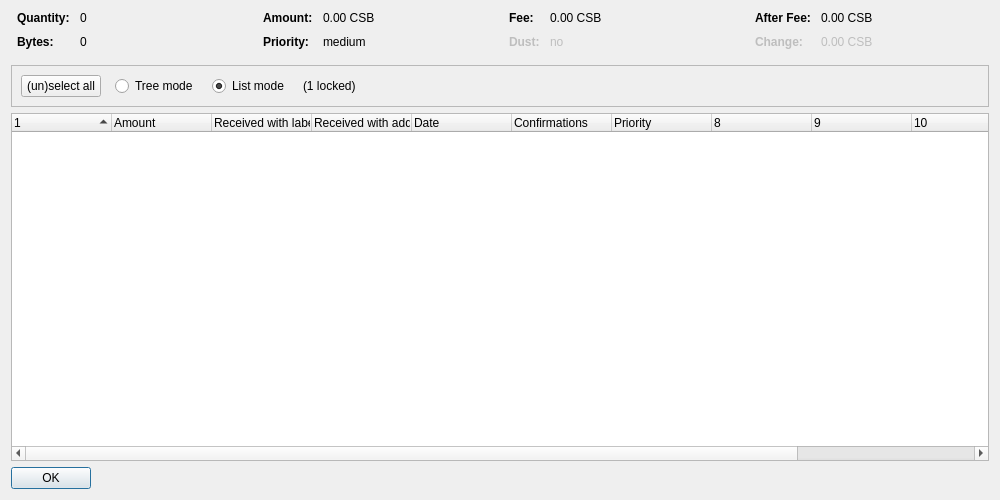
<?xml version="1.0" encoding="UTF-8"?>
<ui version="4.0">
 <class>CoinControlDialog</class>
 <widget class="QDialog" name="CoinControlDialog">
  <property name="geometry">
   <rect>
    <x>0</x>
    <y>0</y>
    <width>1000</width>
    <height>500</height>
   </rect>
  </property>
  <property name="windowTitle">
   <string>Coin Selection</string>
  </property>
  <layout class="QVBoxLayout" name="verticalLayout">
   <item>
    <layout class="QHBoxLayout" name="horizontalLayoutTop" stretch="0,0,0,0">
     <property name="topMargin">
      <number>0</number>
     </property>
     <property name="bottomMargin">
      <number>10</number>
     </property>
     <item>
      <layout class="QFormLayout" name="formLayoutCoinControl1">
       <property name="horizontalSpacing">
        <number>10</number>
       </property>
       <property name="verticalSpacing">
        <number>10</number>
       </property>
       <property name="leftMargin">
        <number>6</number>
       </property>
       <property name="rightMargin">
        <number>6</number>
       </property>
       <item row="0" column="0">
        <widget class="QLabel" name="labelCoinControlQuantityText">
         <property name="font">
          <font>
           <weight>75</weight>
           <bold>true</bold>
          </font>
         </property>
         <property name="text">
          <string>Quantity:</string>
         </property>
        </widget>
       </item>
       <item row="0" column="1">
        <widget class="QLabel" name="labelCoinControlQuantity">
         <property name="cursor">
          <cursorShape>IBeamCursor</cursorShape>
         </property>
         <property name="contextMenuPolicy">
          <enum>Qt::ActionsContextMenu</enum>
         </property>
         <property name="text">
          <string notr="true">0</string>
         </property>
         <property name="textInteractionFlags">
          <set>Qt::LinksAccessibleByMouse|Qt::TextSelectableByKeyboard|Qt::TextSelectableByMouse</set>
         </property>
        </widget>
       </item>
       <item row="1" column="0">
        <widget class="QLabel" name="labelCoinControlBytesText">
         <property name="font">
          <font>
           <weight>75</weight>
           <bold>true</bold>
          </font>
         </property>
         <property name="text">
          <string>Bytes:</string>
         </property>
        </widget>
       </item>
       <item row="1" column="1">
        <widget class="QLabel" name="labelCoinControlBytes">
         <property name="cursor">
          <cursorShape>IBeamCursor</cursorShape>
         </property>
         <property name="contextMenuPolicy">
          <enum>Qt::ActionsContextMenu</enum>
         </property>
         <property name="text">
          <string notr="true">0</string>
         </property>
         <property name="textInteractionFlags">
          <set>Qt::LinksAccessibleByMouse|Qt::TextSelectableByKeyboard|Qt::TextSelectableByMouse</set>
         </property>
        </widget>
       </item>
      </layout>
     </item>
     <item>
      <layout class="QFormLayout" name="formLayoutCoinControl2">
       <property name="horizontalSpacing">
        <number>10</number>
       </property>
       <property name="verticalSpacing">
        <number>10</number>
       </property>
       <property name="leftMargin">
        <number>6</number>
       </property>
       <property name="rightMargin">
        <number>6</number>
       </property>
       <item row="0" column="0">
        <widget class="QLabel" name="labelCoinControlAmountText">
         <property name="font">
          <font>
           <weight>75</weight>
           <bold>true</bold>
          </font>
         </property>
         <property name="text">
          <string>Amount:</string>
         </property>
        </widget>
       </item>
       <item row="0" column="1">
        <widget class="QLabel" name="labelCoinControlAmount">
         <property name="cursor">
          <cursorShape>IBeamCursor</cursorShape>
         </property>
         <property name="contextMenuPolicy">
          <enum>Qt::ActionsContextMenu</enum>
         </property>
         <property name="text">
          <string notr="true">0.00 CSB</string>
         </property>
         <property name="textInteractionFlags">
          <set>Qt::LinksAccessibleByMouse|Qt::TextSelectableByKeyboard|Qt::TextSelectableByMouse</set>
         </property>
        </widget>
       </item>
       <item row="1" column="0">
        <widget class="QLabel" name="labelCoinControlPriorityText">
         <property name="font">
          <font>
           <weight>75</weight>
           <bold>true</bold>
          </font>
         </property>
         <property name="text">
          <string>Priority:</string>
         </property>
        </widget>
       </item>
       <item row="1" column="1">
        <widget class="QLabel" name="labelCoinControlPriority">
         <property name="cursor">
          <cursorShape>IBeamCursor</cursorShape>
         </property>
         <property name="contextMenuPolicy">
          <enum>Qt::ActionsContextMenu</enum>
         </property>
         <property name="text">
          <string notr="true">medium</string>
         </property>
         <property name="textInteractionFlags">
          <set>Qt::LinksAccessibleByMouse|Qt::TextSelectableByKeyboard|Qt::TextSelectableByMouse</set>
         </property>
        </widget>
       </item>
      </layout>
     </item>
     <item>
      <layout class="QFormLayout" name="formLayoutCoinControl3">
       <property name="horizontalSpacing">
        <number>10</number>
       </property>
       <property name="verticalSpacing">
        <number>10</number>
       </property>
       <property name="leftMargin">
        <number>6</number>
       </property>
       <property name="rightMargin">
        <number>6</number>
       </property>
       <item row="0" column="0">
        <widget class="QLabel" name="labelCoinControlFeeText">
         <property name="font">
          <font>
           <weight>75</weight>
           <bold>true</bold>
          </font>
         </property>
         <property name="text">
          <string>Fee:</string>
         </property>
        </widget>
       </item>
       <item row="0" column="1">
        <widget class="QLabel" name="labelCoinControlFee">
         <property name="cursor">
          <cursorShape>IBeamCursor</cursorShape>
         </property>
         <property name="contextMenuPolicy">
          <enum>Qt::ActionsContextMenu</enum>
         </property>
         <property name="text">
          <string notr="true">0.00 CSB</string>
         </property>
         <property name="textInteractionFlags">
          <set>Qt::LinksAccessibleByMouse|Qt::TextSelectableByKeyboard|Qt::TextSelectableByMouse</set>
         </property>
        </widget>
       </item>
       <item row="1" column="0">
        <widget class="QLabel" name="labelCoinControlLowOutputText">
         <property name="enabled">
          <bool>false</bool>
         </property>
         <property name="font">
          <font>
           <weight>75</weight>
           <bold>true</bold>
          </font>
         </property>
         <property name="text">
          <string>Dust:</string>
         </property>
        </widget>
       </item>
       <item row="1" column="1">
        <widget class="QLabel" name="labelCoinControlLowOutput">
         <property name="enabled">
          <bool>false</bool>
         </property>
         <property name="cursor">
          <cursorShape>IBeamCursor</cursorShape>
         </property>
         <property name="contextMenuPolicy">
          <enum>Qt::ActionsContextMenu</enum>
         </property>
         <property name="text">
          <string notr="true">no</string>
         </property>
         <property name="textInteractionFlags">
          <set>Qt::LinksAccessibleByMouse|Qt::TextSelectableByKeyboard|Qt::TextSelectableByMouse</set>
         </property>
        </widget>
       </item>
      </layout>
     </item>
     <item>
      <layout class="QFormLayout" name="formLayoutCoinControl4">
       <property name="horizontalSpacing">
        <number>10</number>
       </property>
       <property name="verticalSpacing">
        <number>10</number>
       </property>
       <property name="leftMargin">
        <number>6</number>
       </property>
       <property name="rightMargin">
        <number>6</number>
       </property>
       <item row="0" column="0">
        <widget class="QLabel" name="labelCoinControlAfterFeeText">
         <property name="font">
          <font>
           <weight>75</weight>
           <bold>true</bold>
          </font>
         </property>
         <property name="text">
          <string>After Fee:</string>
         </property>
        </widget>
       </item>
       <item row="0" column="1">
        <widget class="QLabel" name="labelCoinControlAfterFee">
         <property name="cursor">
          <cursorShape>IBeamCursor</cursorShape>
         </property>
         <property name="contextMenuPolicy">
          <enum>Qt::ActionsContextMenu</enum>
         </property>
         <property name="text">
          <string notr="true">0.00 CSB</string>
         </property>
         <property name="textInteractionFlags">
          <set>Qt::LinksAccessibleByMouse|Qt::TextSelectableByKeyboard|Qt::TextSelectableByMouse</set>
         </property>
        </widget>
       </item>
       <item row="1" column="0">
        <widget class="QLabel" name="labelCoinControlChangeText">
         <property name="enabled">
          <bool>false</bool>
         </property>
         <property name="font">
          <font>
           <weight>75</weight>
           <bold>true</bold>
          </font>
         </property>
         <property name="text">
          <string>Change:</string>
         </property>
        </widget>
       </item>
       <item row="1" column="1">
        <widget class="QLabel" name="labelCoinControlChange">
         <property name="enabled">
          <bool>false</bool>
         </property>
         <property name="cursor">
          <cursorShape>IBeamCursor</cursorShape>
         </property>
         <property name="contextMenuPolicy">
          <enum>Qt::ActionsContextMenu</enum>
         </property>
         <property name="text">
          <string notr="true">0.00 CSB</string>
         </property>
         <property name="textInteractionFlags">
          <set>Qt::LinksAccessibleByMouse|Qt::TextSelectableByKeyboard|Qt::TextSelectableByMouse</set>
         </property>
        </widget>
       </item>
      </layout>
     </item>
    </layout>
   </item>
   <item>
    <widget class="QFrame" name="frame">
     <property name="minimumSize">
      <size>
       <width>0</width>
       <height>40</height>
      </size>
     </property>
     <property name="frameShape">
      <enum>QFrame::StyledPanel</enum>
     </property>
     <property name="frameShadow">
      <enum>QFrame::Sunken</enum>
     </property>
     <layout class="QHBoxLayout" name="horizontalLayout">
      <item>
       <layout class="QHBoxLayout" name="horizontalLayoutPanel" stretch="0,0,0,0,0">
        <property name="spacing">
         <number>14</number>
        </property>
        <item>
         <widget class="QPushButton" name="pushButtonSelectAll">
          <property name="sizePolicy">
           <sizepolicy hsizetype="Maximum" vsizetype="Fixed">
            <horstretch>0</horstretch>
            <verstretch>0</verstretch>
           </sizepolicy>
          </property>
          <property name="text">
           <string>(un)select all</string>
          </property>
          <property name="autoDefault">
           <bool>false</bool>
          </property>
         </widget>
        </item>
        <item>
         <widget class="QRadioButton" name="radioTreeMode">
          <property name="sizePolicy">
           <sizepolicy hsizetype="Maximum" vsizetype="Fixed">
            <horstretch>0</horstretch>
            <verstretch>0</verstretch>
           </sizepolicy>
          </property>
          <property name="text">
           <string>Tree mode</string>
          </property>
         </widget>
        </item>
        <item>
         <widget class="QRadioButton" name="radioListMode">
          <property name="sizePolicy">
           <sizepolicy hsizetype="Maximum" vsizetype="Fixed">
            <horstretch>0</horstretch>
            <verstretch>0</verstretch>
           </sizepolicy>
          </property>
          <property name="text">
           <string>List mode</string>
          </property>
          <property name="checked">
           <bool>true</bool>
          </property>
         </widget>
        </item>
        <item>
         <widget class="QLabel" name="labelLocked">
          <property name="text">
           <string notr="true">(1 locked)</string>
          </property>
         </widget>
        </item>
        <item>
         <spacer name="horizontalSpacer">
          <property name="orientation">
           <enum>Qt::Horizontal</enum>
          </property>
          <property name="sizeHint" stdset="0">
           <size>
            <width>40</width>
            <height>20</height>
           </size>
          </property>
         </spacer>
        </item>
       </layout>
      </item>
     </layout>
    </widget>
   </item>
   <item>
    <widget class="CoinControlTreeWidget" name="treeWidget">
     <property name="contextMenuPolicy">
      <enum>Qt::CustomContextMenu</enum>
     </property>
     <property name="sortingEnabled">
      <bool>false</bool>
     </property>
     <property name="columnCount">
      <number>12</number>
     </property>
     <attribute name="headerShowSortIndicator" stdset="0">
      <bool>true</bool>
     </attribute>
     <attribute name="headerStretchLastSection">
      <bool>false</bool>
     </attribute>
     <column>
      <property name="text">
       <string/>
      </property>
     </column>
     <column>
      <property name="text">
       <string>Amount</string>
      </property>
     </column>
     <column>
      <property name="text">
       <string>Received with label</string>
      </property>
     </column>
     <column>
      <property name="text">
       <string>Received with address</string>
      </property>
     </column>
     <column>
      <property name="text">
       <string>Date</string>
      </property>
     </column>
     <column>
      <property name="text">
       <string>Confirmations</string>
      </property>
      <property name="toolTip">
       <string>Confirmed</string>
      </property>
     </column>
     <column>
      <property name="text">
       <string>Priority</string>
      </property>
     </column>
     <column>
      <property name="text">
       <string/>
      </property>
     </column>
     <column>
      <property name="text">
       <string/>
      </property>
     </column>
     <column>
      <property name="text">
       <string/>
      </property>
     </column>
     <column>
      <property name="text">
       <string/>
      </property>
     </column>
     <column>
      <property name="text">
       <string/>
      </property>
     </column>
    </widget>
   </item>
   <item>
    <widget class="QDialogButtonBox" name="buttonBox">
     <property name="sizePolicy">
      <sizepolicy hsizetype="Maximum" vsizetype="Fixed">
       <horstretch>0</horstretch>
       <verstretch>0</verstretch>
      </sizepolicy>
     </property>
     <property name="orientation">
      <enum>Qt::Horizontal</enum>
     </property>
     <property name="standardButtons">
      <set>QDialogButtonBox::Ok</set>
     </property>
    </widget>
   </item>
  </layout>
 </widget>
 <customwidgets>
  <customwidget>
   <class>CoinControlTreeWidget</class>
   <extends>QTreeWidget</extends>
   <header>coincontroltreewidget.h</header>
  </customwidget>
 </customwidgets>
 <resources/>
 <connections/>
</ui>
